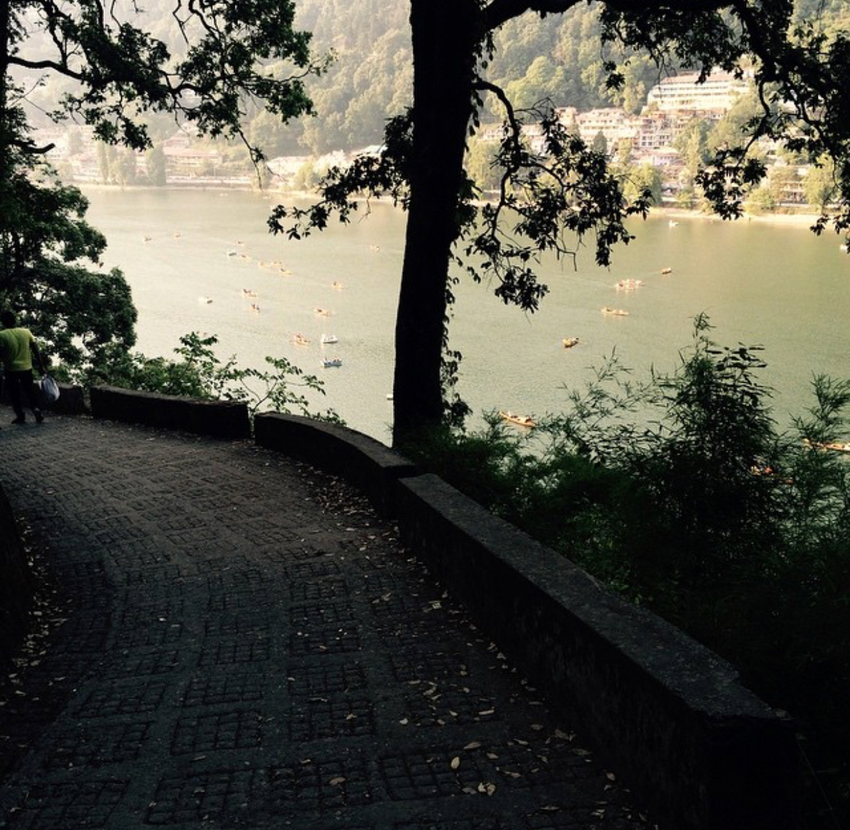
#> input picture Image Processing/images/ImageLab/test.png, 850 x 830 px, shrunk from 1242 x 1214 before the run
$ python hist.py
#> lines starting #> are read from the running program, lines starting #| are printed output that depends on the picture

# importing required libraries of opencv
import cv2

# importing library for plotting
from matplotlib import pyplot as plt

# reads an input image
img = cv2.imread('test.png',0)
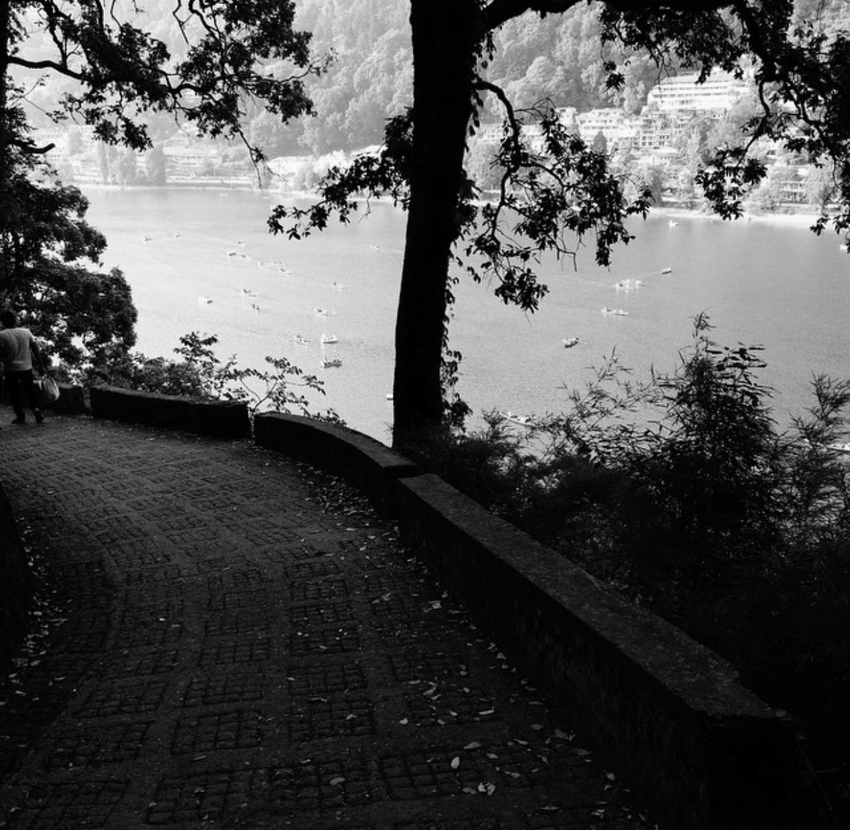
#> img: shape (830, 850); min 0, max 255, mean 78.7

# find frequency of pixels in range 0-255
histr = cv2.calcHist([img],[0],None,[256],[0,256])
#> histr = 256 values, max 23045 at index 5, min 1 at index 255, mean 2755.9

# show the plotting graph of an image
plt.plot(histr)
plt.show()
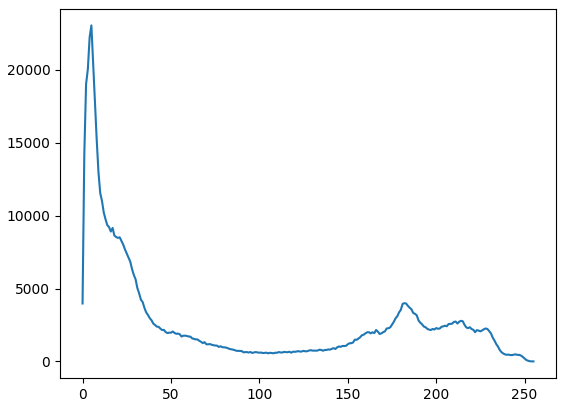
#> figure drawn by matplotlib, 1 panel; curve peaks at x = 5, y = 23045

$ run again, with Image Processing/images/ImageLab/fractured.png copied over Image Processing/images/ImageLab/test.png
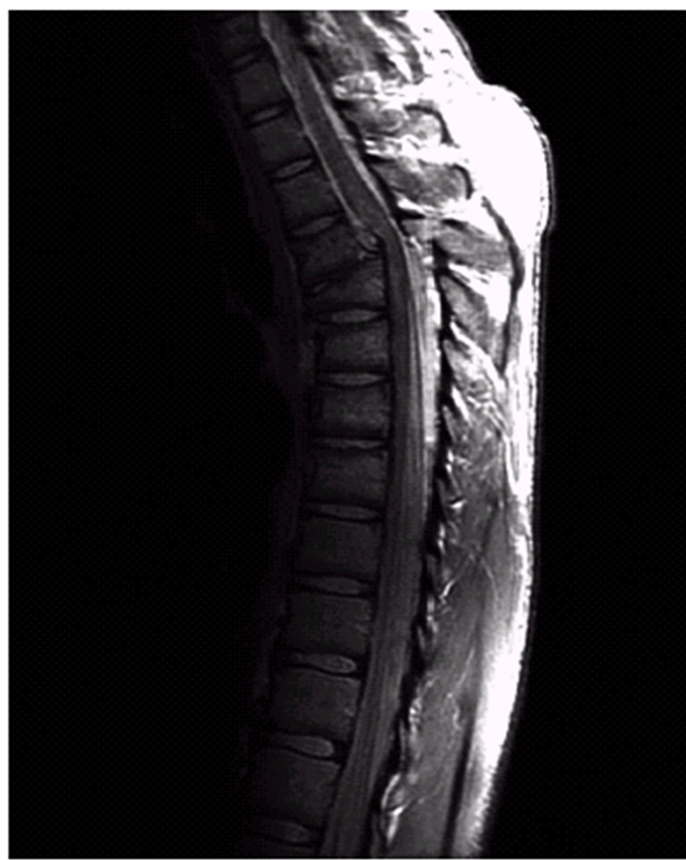
#> input picture Image Processing/images/ImageLab/fractured.png, 686 x 860 px
#> histr = 256 values, max 367660 at index 0, min 29 at index 3, mean 2304.5
#> `plt.show()`:
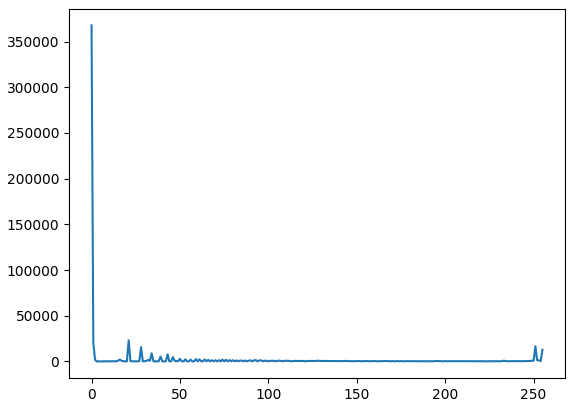
#> figure drawn by matplotlib, 1 panel; curve peaks at x = 0, y = 367660
